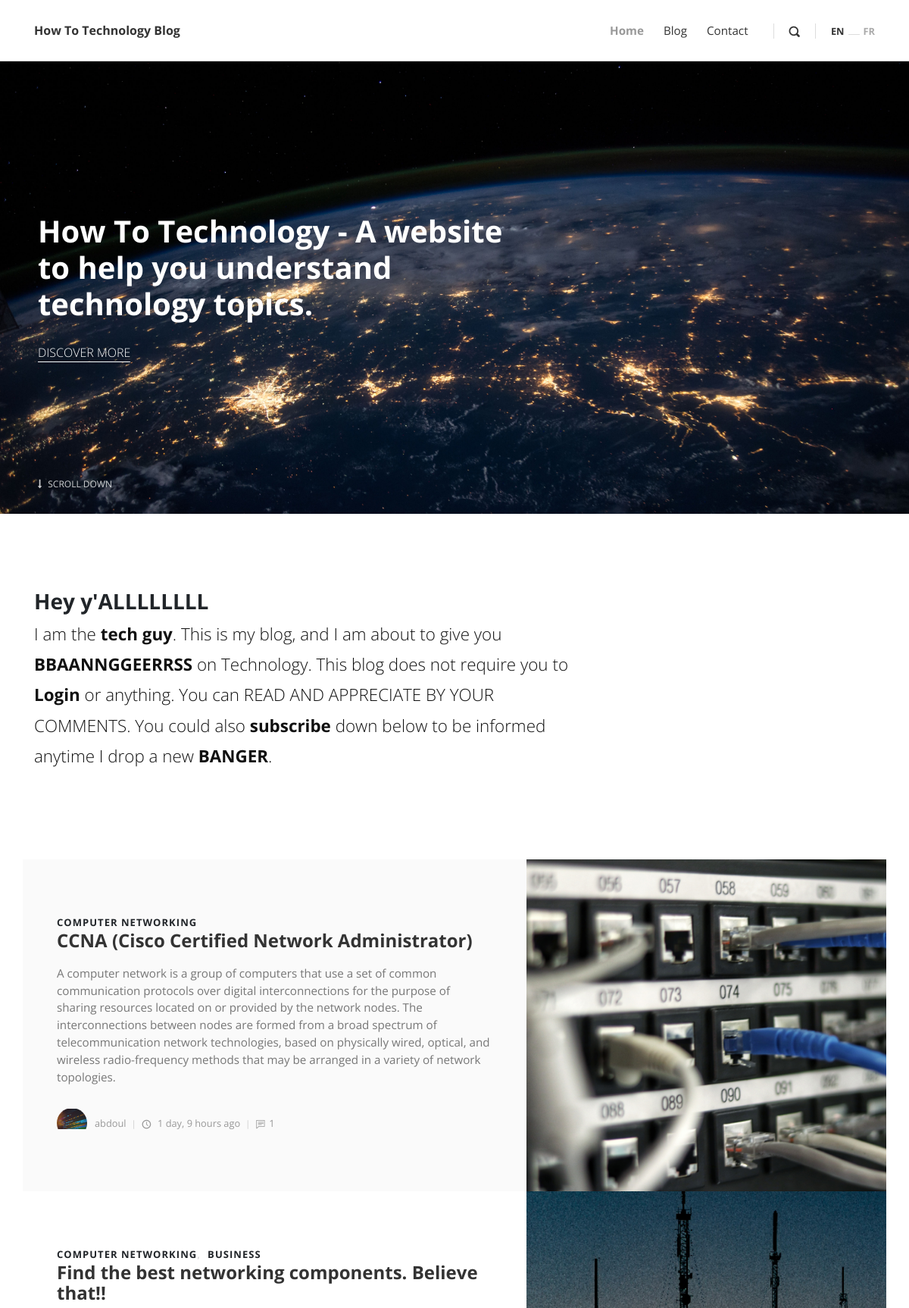
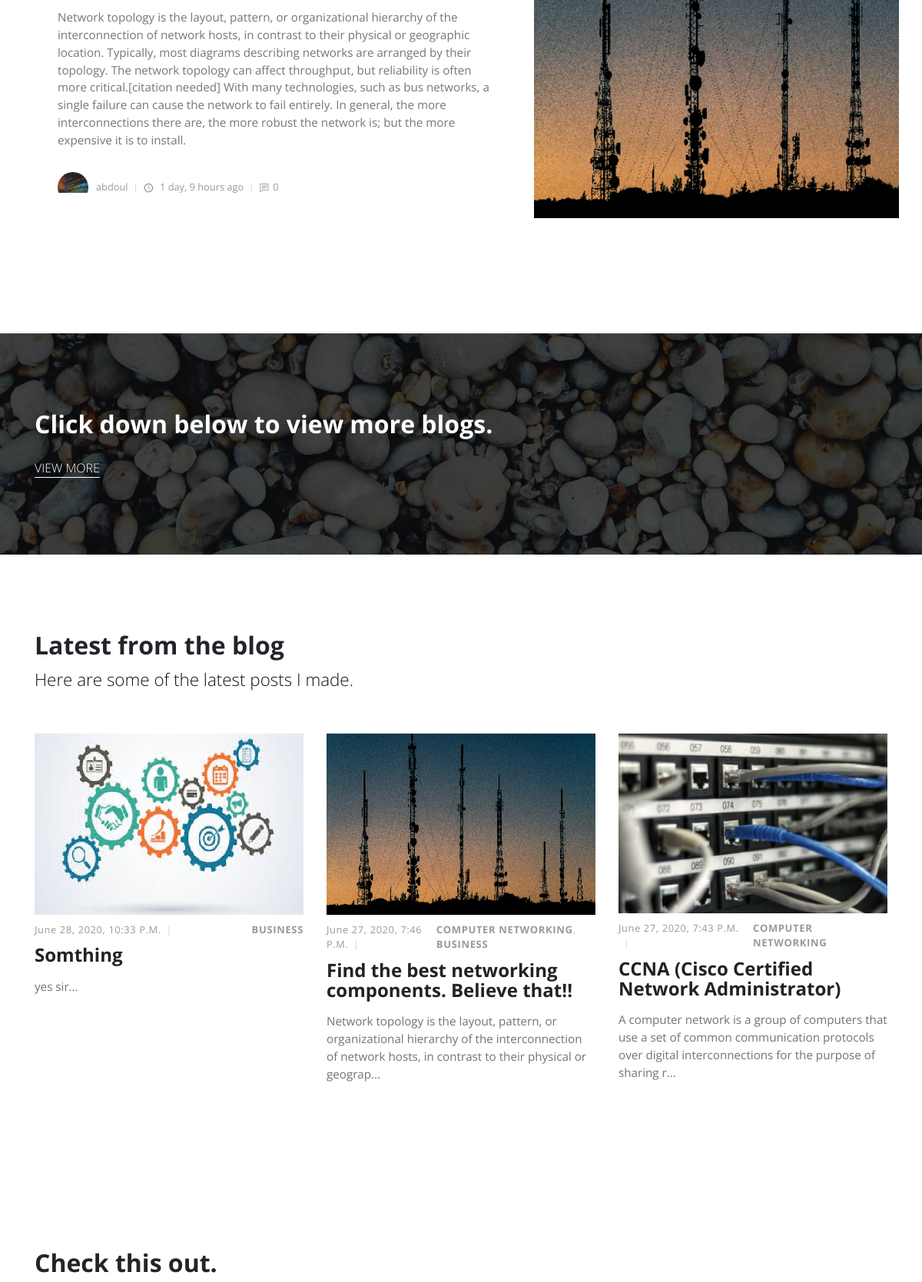
/home/ (upper part), run on the app's committed database (2 pictures, top to bottom).
### me_blog/models.py (models this page shows, shortened)
class Category(models.Model):
    title = models.CharField(max_length=50)
    def __str__(self):
        return self.title

class BlogPost(models.Model):
    user = models.ForeignKey(Author, on_delete=models.CASCADE)
    title = models.CharField(max_length=200)
    postdate = models.DateTimeField(auto_now_add=True)
    overview = models.TextField()
    content = RichTextField()
    category = models.ManyToManyField(Category)
    tag = models.ManyToManyField(Tags)
    image = models.ImageField(upload_to='images/')
    featured = models.BooleanField()
    slug = models.CharField(max_length=100)
    previous_post = models.ForeignKey('self', related_name='previous', on_delete=models.SET_NULL, blank=True, null=True)
    next_post = models.ForeignKey('self', related_name='next', on_delete=models.SET_NULL, blank=True, null=True)
    def get_absolute_url(self):
        return reverse('post', kwargs={
            'slug': self.slug
        })
    def overview_short(self):
        return self.overview[:150]
    @property
    def comment_count(self):
        return Comment.objects.filter(post=self).count()

class Author(models.Model):
    user = models.OneToOneField(User, on_delete=models.CASCADE)
    profile_picture = models.ImageField()
    def __str__(self):
        return self.user.username

### me_blog/views.py (the view)
# urls.py: path('', homePage, name='home'),
def homePage(request):
    featured = BlogPost.objects.filter(featured=True)
    latest_post = BlogPost.objects.order_by('-postdate')[0:3]
    img = ImageThing.objects.all()
    if request.method == 'POST':
        emaill = request.POST['email']
        new_signup = SignUp()
        new_signup.email=emaill
        new_signup.save()
        return redirect('home')
    context={
        'blogObjects':featured,
        'latest_post':latest_post,
        'img':img,
    }
    return render(request, 'index.html', context)

### me_blog/templates/index.html (shortened to what this page needs)
{% extends 'baseBlog.html' %}
{% load static %}
{% block content %}
    <section style="background: url(/static/img/nasa-Q1p7bh3SHj8-unsplash.jpg); background-size: cover; background-position: center center" class="hero">
      <div class="container">
        <div class="row">
          <div class="col-lg-7">
            <h1>How To Technology - A website to help you understand technology topics.</h1><a href="{% url 'blog' %}" class="hero-link">Discover More</a>
          </div>
        </div><a href=".intro" class="continue link-scroll"><i class="fa fa-long-arrow-down"></i> Scroll Down</a>
      </div>
    </section>
    <section class="intro">
      <div class="container">
        <div class="row">
          <div class="col-lg-8">
            <h2 class="h3">Hey y'ALLLLLLLL</h2>
            <p class="text-big">I am the <strong>tech guy</strong>. This is my blog, and I am about to give you <strong>BBAANNGGEERRSS</strong> on Technology. This blog does not require you to <strong>Login</strong> or anything. You can READ AND APPRECIATE BY YOUR COMMENTS. You could also <strong>subscribe</strong> down below to be informed anytime I drop a new <strong>BANGER</strong>.</p>
          </div>
        </div>
      </div>
    </section>
    <section class="featured-posts no-padding-top">
      <div class="container">
        {% for blog in blogObjects %}
          <div class="row d-flex align-items-stretch">
            <div class="text col-lg-7">
              <div class="text-inner d-flex align-items-center">
                <div class="content">
                  <header class="post-header">
                    <div class="category">
                      {% for cat in blog.category.all %}
                          <a href="#">{{cat}}</a>
                      {% endfor %}
                    </div>
                      <a href="{{ blog.get_absolute_url }}">
                      <h2 class="h4">{{ blog.title }}</h2></a>
                  </header>
                  <p>{{ blog.overview }}</p>
                  <footer class="post-footer d-flex align-items-center"><a href="#" class="author d-flex align-items-center flex-wrap">
                      <div class="avatar"><img src="{{ blog.user.profile_picture.url }}" alt="..." class="img-fluid"></div>
                      <div class="title"><span>{{ blog.user }}</span></div></a>
                    <div class="date"><i class="icon-clock"></i> {{ blog.postdate|timesince }} ago</div>
                    <div class="comments"><i class="icon-comment"></i>{{blog.comment_count}}</div>
                  </footer>
                </div>
              </div>
            </div>
            {% if forloop.first or forloop.last %}
            <div class="image col-lg-5"><img src="{{ blog.image.url }}" alt="..."></div>
            {% endif %}
          </div>
        {% endfor %}
      </div>
    </section>
    <section style="background: url(/static/img/divider-bg.jpg); background-size: cover; background-position: center bottom" class="divider">
      <div class="container">
        <div class="row">
          <div class="col-md-7">
            <h2>Click down below to view more blogs.</h2><a href="{% url 'blog' %}" class="hero-link">View More</a>
          </div>
        </div>
      </div>
    </section>
    <section class="latest-posts">
      <div class="container">
        <header>
          <h2>Latest from the blog</h2>
          <p class="text-big">Here are some of the latest posts I made.</p>
        </header>
        <div class="row">
          {% for lat_p in latest_post %}
          <div class="post col-md-4">
            <div class="post-thumbnail"><a href="{{lat_p.get_absolute_url}}"><img src="{{ lat_p.image.url }}" alt="..." class="img-fluid"></a></div>
            <div class="post-details">
              <div class="post-meta d-flex justify-content-between">
                <div class="date">{{ lat_p.postdate }}</div>
                <div class="category">
                  {% for cat in lat_p.category.all %}
                    <a href="#">{{cat}}</a>
                  {% endfor %}
                </div>
              </div><a href="{{lat_p.get_absolute_url}}">
                <h3 class="h4">{{lat_p.title}}</h3></a>
              <p class="text-muted">{{ lat_p.overview_short }}...</p>
            </div>
          </div>
          {% endfor %}
        </div>
      </div>
    </section>
    <section class="latest-posts">
      <div class="container">
        <header>
          <h2>Check this out.</h2>
        </header>
      </div>
    </section>
{% endblock %}

### me_blog/static/css/style.default.css (style rules this page uses)
body { overflow-x: hidden; }
strong { font-weight: 700; }
a, i, span { display: inline-block; text-decoration: none; -webkit-transition: all 0.3s; transition: all 0.3s; }
a i { -webkit-transition: none; transition: none; }
section { padding: 100px 0; overflow-x: hidden; }
.category a { color: #999; letter-spacing: 0.08em; font-weight: 700; text-transform: uppercase; text-decoration: none; font-size: 13px; }
.category a::after { content: ','; color: #ddd; display: inline-block; margin-right: 5px; }
.category a:last-of-type::after { display: none; }
i[class*="icon-"] { -webkit-transform: translateY(3px); transform: translateY(3px); }
.no-padding-top { padding-top: 0 !important; }
h1, h2, h3, h4, h5, h6 { margin-bottom: 15px; }
.text-big { font-size: 1.4em; font-weight: 300; line-height: 1.8em; color: #111; }
a.hero-link { color: inherit !important; text-transform: uppercase; font-size: 1em; text-decoration: none !important; margin-top: 20px; font-weight: 300; }
a.hero-link::after { content: ''; width: 100%; height: 1px; display: block; background: #fff; -webkit-transition: all 0.3s; transition: all 0.3s; }
section.hero { padding: 0; color: #fff; }
section.hero .container { padding: 200px 20px; position: relative; }
section.hero h1 { line-height: 1.2em; }
section.hero .continue { position: absolute; bottom: 30px; left: 20px; text-decoration: none !important; color: inherit !important; text-transform: uppercase; font-size: 0.75em; opacity: 0.8; }
section.hero .continue i { margin-right: 5px; }
section.featured-posts .row:nth-of-type(odd) .text { background: #fafafa; }
section.featured-posts .row:last-of-type { margin-bottom: 0; }
section.featured-posts p { font-weight: 400; color: #777; font-size: 0.95em; }
section.featured-posts .text-inner { padding: 70px 30px; height: 100%; -webkit-transition: all 0.3s; transition: all 0.3s; }
section.featured-posts a { color: inherit; text-decoration: none; }
section.featured-posts h2 { line-height: 1.1em; color: #333; -webkit-transition: all 0.3s; transition: all 0.3s; }
section.featured-posts .avatar { max-width: 40px; min-width: 40px; height: 40px; overflow: hidden; border-radius: 50%; margin-right: 10px; }
section.featured-posts .title, section.featured-posts .date, section.featured-posts .comments { font-size: 0.8em; font-weight: 400; color: #999; }
section.featured-posts .title i, section.featured-posts .date i, section.featured-posts .comments i { margin-right: 5px; }
section.featured-posts .title::after, section.featured-posts .date::after, section.featured-posts .comments::after { content: '|'; display: inline-block; margin: 0 7px; font-size: 0.9em; color: #ccc; }
section.featured-posts .comments::after { display: none; }
section.featured-posts .image { max-height: 200px; width: auto; overflow: hidden; padding: 0; }
section.featured-posts .image img { height: 100%; }
section.featured-posts .post-header { margin-bottom: 10px; }
section.featured-posts .post-footer { margin-top: 30px; }
section.divider { color: #fff; }
section.latest-posts header { margin-bottom: 50px; }
.post-meta { margin: 10px 0; font-size: 0.8em; }
.post-meta .date { text-transform: uppercase; font-weight: 400; }
.post-meta .date::after { display: none; }
.post p:not(.lead) { font-weight: 400; color: #777; font-size: 0.95em; }
.post a { text-decoration: none; }
.post h3 { line-height: 1.1em; color: #222; -webkit-transition: all 0.3s; transition: all 0.3s; margin-bottom: 1rem; }
.post .category a { color: #999; letter-spacing: 0.05em; font-weight: 700; text-transform: uppercase; text-decoration: none; }
.post .date { letter-spacing: 0.05em; font-weight: 400; text-transform: uppercase; color: #aaa; }
.post .title, .post .date, .post .comments, .post .views { font-weight: 400; color: #999; text-transform: capitalize; }
.post .title::after, .post .date::after, .post .comments::after, .post .views::after { content: '|'; display: inline-block; margin: 0 7px; font-size: 0.9em; color: #ccc; }
body { font-family: "Open Sans", sans-serif; font-size: 1rem; font-weight: normal; line-height: 1.5; color: #212529; background-color: #fff; }
a { color: #999; text-decoration: none; }
h1, h2, h3, h4, h5, h6, .h1, .h2, .h3, .h4, .h5, .h6 { margin-bottom: 0.5rem; font-family: inherit; font-weight: 700; line-height: 1.1; color: inherit; }
h1, .h1 { font-size: 2.5rem; }
h2, .h2 { font-size: 2rem; }
h3, .h3 { font-size: 1.75rem; }
h4, .h4 { font-size: 1.5rem; }

### data on the page
BlogPost: title "CCNA (Cisco Certified Network Administrator)", overview "A computer network is a group of computers that use a set of common communication protocols over digital interconnections for the purpose of sharing resources located on or provided by the network nodes. The interconnections between nodes are formed from a broad spectrum of telecommunication network technologies, based on physically wired, optical, and wireless radio-frequency methods that may be arranged in a variety of network topologies.", user.profile_picture (picture), user "abdoul", postdate "1 day, 9 hours", comment_count "1", image (picture), postdate "June 27, 2020, 7:43 P.m.", overview_short "A computer network is a group of computers that use a set of common communication protocols over digital interconnections for the purpose of sharing r"
Category: title "COMPUTER NETWORKING"
BlogPost: title "Find the best networking components. Believe that!!", overview "Network topology is the layout, pattern, or organizational hierarchy of the interconnection of network hosts, in contrast to their physical or geographic location. Typically, most diagrams describing networks are arranged by their topology. The network topology can affect throughput, but reliability is often more critical.[citation needed] With many technologies, such as bus networks, a single failure can cause the network to fail entirely. In general, the more interconnections there are, the more robust the network is; but the more expensive it is to install.", user.profile_picture (picture), user "abdoul", postdate "1 day, 9 hours", comment_count "0", image (picture), postdate "June 27, 2020, 7:46 P.m.", overview_short "Network topology is the layout, pattern, or organizational hierarchy of the interconnection of network hosts, in contrast to their physical or geograp"
Category: title "BUSINESS"
BlogPost: image (picture), postdate "June 28, 2020, 10:33 P.m.", title "Somthing", overview_short "yes sir"
